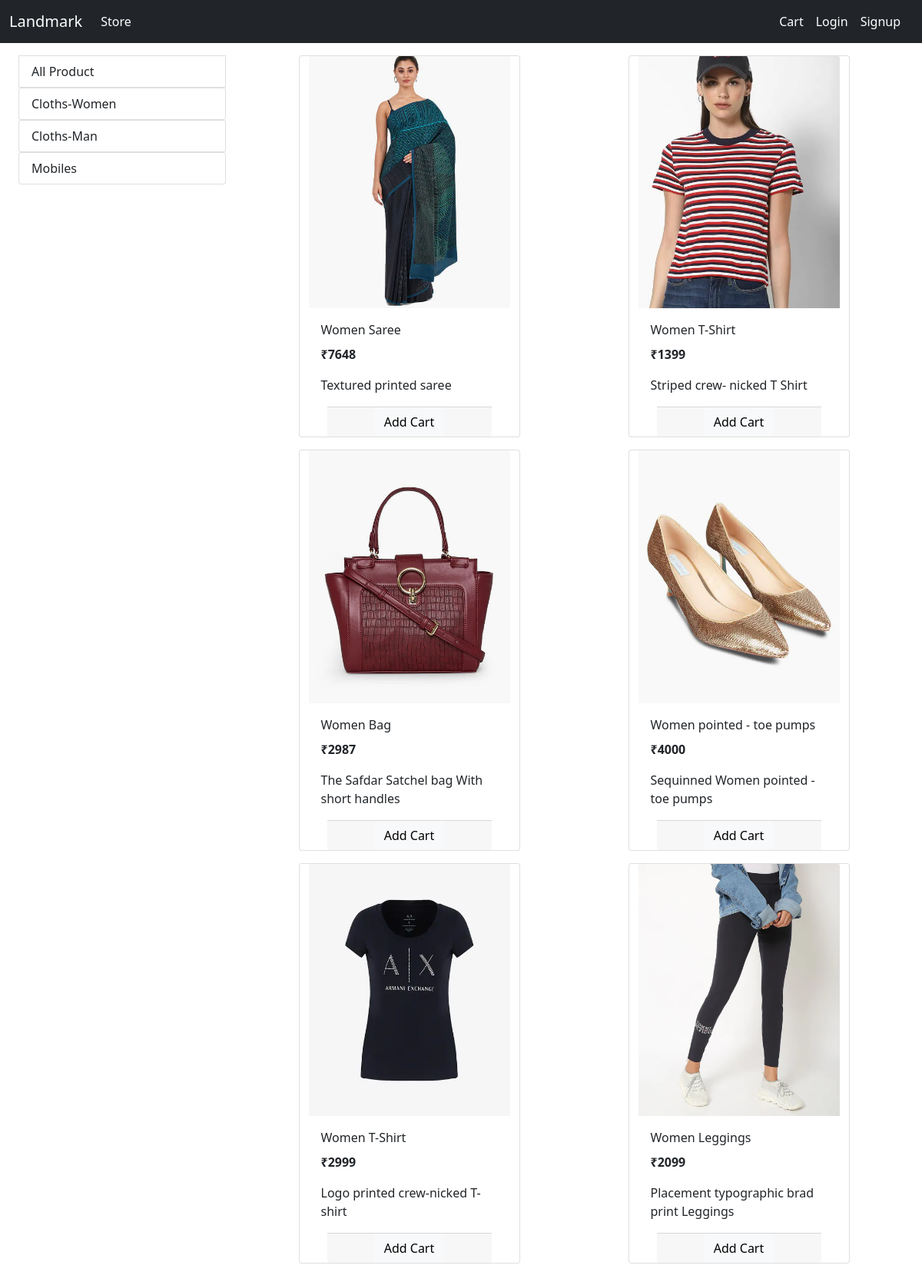
/?category=1, run on the app's committed database.
### store/models/category.py (models this page shows)
class Category(models.Model):
    name = models.CharField(max_length=20)
    @staticmethod
    def get_all_categories():
        return Category.objects.all()
    def __str__(self):
        return self.name

### store/models/product.py (models this page shows, shortened)
class Product(models.Model):
    name = models.CharField(max_length=50)
    price = models.IntegerField(default=0)
    category = models.ForeignKey(Category,on_delete=models.CASCADE,default=1)
    desc = models.CharField(max_length=200,default="",null=True,blank=True)
    image = models.ImageField(upload_to='uploads/products/')
    @staticmethod
    def get_all_product_by_categoryid(category_id):
        if category_id:
            return Product.objects.filter(category = category_id)
        else:
            return Product.get_all_products()

### store/views/home.py (the view, shortened to what this page needs)
# urls.py: path('',Index.as_view(),name="home" ),
class Index(View):
    def get(self,request):
        cart = request.session.get("cart")
        if not cart:
            request.session.cart = {}
        products = None
        categories = Category.get_all_categories()
        categoryid = request.GET.get("category")
        if categoryid:
            products = Product.get_all_product_by_categoryid(categoryid)
        else:
            products = Product.get_all_products()
        data = {}
        data["products"] = products
        data["categories"] = categories
        print("your email",request.session.get("email"))
        print("your id",request.session.get("customer_id"))
        return render(request, 'index.html', data)

### store/templatetags/cart.py (called while the page is built)
@register.filter(name="is_in_cart")
def is_in_cart(product,cart):
    keys = cart.keys()
    for id in keys:
        if int(id) == product.id:
            return True
    return False

### store/templatetags/custome_filter.py (called while the page is built)
@register.filter(name="currency")
def currency(number):
    return "₹"+str(number)

### store/templates/index.html (shortened to what this page needs)
{% extends "base.html" %}
{% block content %}
{%load cart%}
{%load custome_filter %}
    <div class="container-fluid my-2 mt-3">
        <div class="row mx-auto">
            <div class="col-lg-3 mx-auto">
                <a href="/" class="list-group-item list-group-item-action ">All Product</a>
                {% for category in categories %}
                <div class="list-group">
                    <a href="/?category={{category.id}}" class="list-group-item list-group-item-action ">{{category}}</a>
                </div>
                {%endfor%}
            </div>
            <div id="products" class="col-lg-9 mx-auto">
                <div class="row mx-auto">
                    {%for product in products%}
                    <div class="card mx-auto mb-3" id="{{product.id}}" style="width: 18rem;">
                        <img src="{{product.image.url}}" class="card-img-top" alt="...">
                        <div class="card-body">
                            <p class="card-title">{{product.name}}</p>
                            <p class="card-text"><b>{{product.price|currency}}</b></p>
                            <p class="card-text">{{product.desc}}</p>
                        </div>
                        <div class="container">
                            <div class="card-footer nu-gutters p-0">
                                {%if product|is_in_cart:request.session.cart%}
                                <div class="row  " >
                                    <form action="/#{{product.id}}" method="post" class="col-2">
                                        {% csrf_token %}
                                        <input type="text" hidden name="product_id" value="{{product.id}}">
                                        <input type="text" hidden name="remove" value="True">
                                        <input type="submit" value="-" class=" btn btn-block btn-secondary ">
                                    </form>
                                    <div class="col-sm">
                                    <div class=text-center col>{{product|cart_quantity:request.session.cart}} in cart</div>
                                    </div>
                                    <form action="/#{{product.id}}" method="post" class="col-2">
                                        {% csrf_token %}
                                        <input type="text" hidden name="product_id" value="{{product.id}}">
                                        <input type="submit" value="+" class=" btn btn-block btn-secondary ">
                                    </form>
                                </div>
                                {% else %}
                                <div class="container text-center">
                                <form action="/#{{product.id}}" class="btn-block" method="POST">
                                    <input type="submit" class="btn btn-light   " value="Add Cart">
                                </form>
                            </div>
                            {%endif%}
                            </div>
                          </div>
                    </div>
                    {%endfor%}
                </div>
            </div>
        </div>
    </div>
{% endblock %}

### data on the page
Category: name "Cloths-Women"
Category: name "Cloths-Man"
Category: name "Mobiles"
Product: image (picture), name "Women Saree", price "₹7648", desc "Textured printed saree"
Product: image (picture), name "Women T-Shirt", price "₹1399", desc "Striped crew- nicked T Shirt"
Product: image (picture), name "Women Bag", price "₹2987", desc "The Safdar Satchel bag With short handles"
Product: image (picture), name "Women pointed - toe pumps", price "₹4000", desc "Sequinned Women pointed - toe pumps"
Product: image (picture), name "Women T-Shirt", price "₹2999", desc "Logo printed crew-nicked T-shirt"
Product: image (picture), name "Women Leggings", price "₹2099", desc "Placement typographic brad print Leggings"
